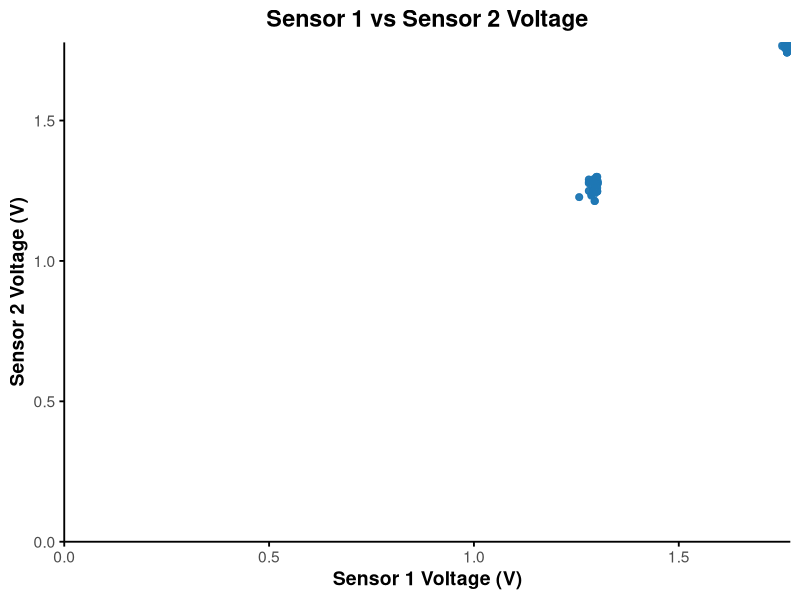
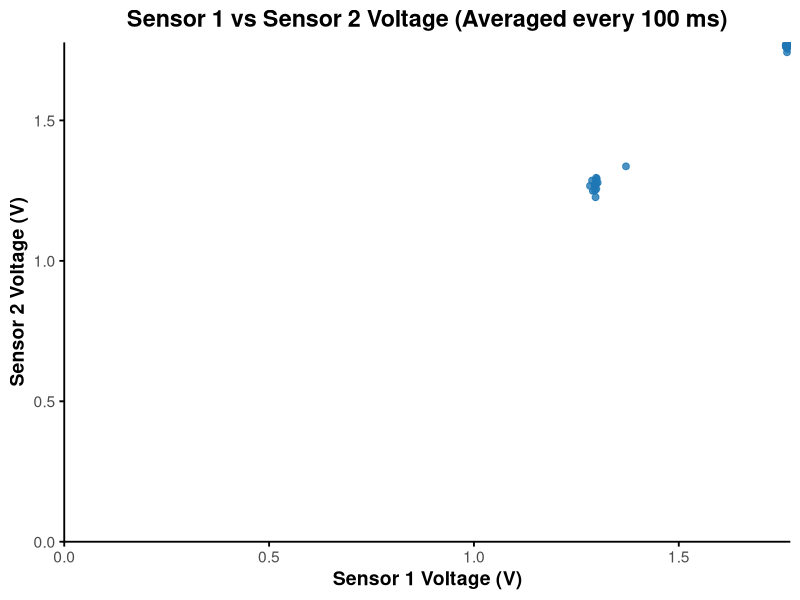
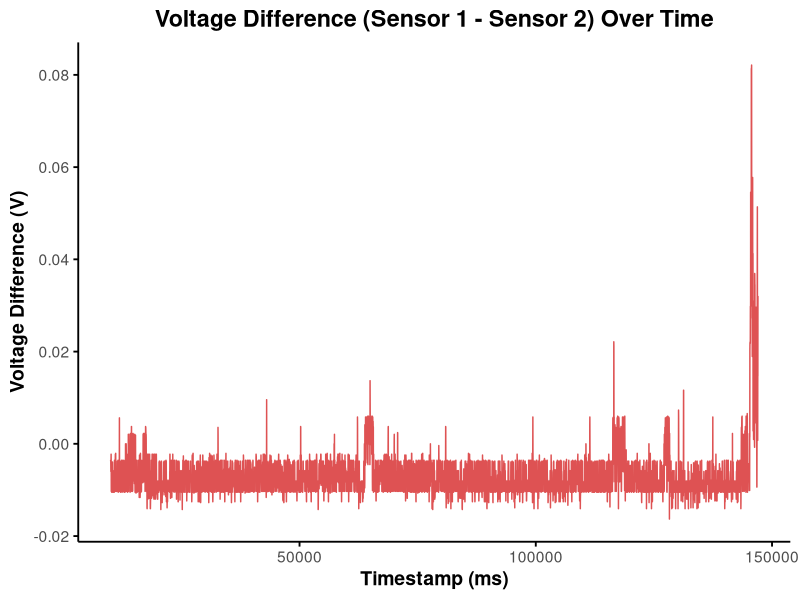

R code for these plots, in order:
## ---- chunk 1
knitr::opts_chunk$set(echo = TRUE)
library(readr)
library(ggplot2)
library(dplyr)
# Read the log file containing time-series sound sensor data.
# Assign column names: timestamp (in milliseconds), sensor1, and sensor2
data <- read_csv("LOG.TXT", col_names = c("timestamp", "sensor1", "sensor2"))

# Filter data to include only entries between 150 ms and 147019 ms
filtered_data <- data[data$timestamp >= 10000 & data$timestamp <= 147019, ]

# Define voltage reference based on ADC gain setting (GAIN_TWOTHIRDS = ±6.144V)
VREF <- 6.144

# Convert raw ADC readings to voltages using:
# Voltage = (raw reading / 32768.0) * VREF
filtered_data$Sensor1_Voltage <- (filtered_data$sensor1 / 32768.0) * VREF
filtered_data$Sensor2_Voltage <- (filtered_data$sensor2 / 32768.0) * VREF

ggplot(filtered_data, aes(x = Sensor1_Voltage, y = Sensor2_Voltage)) +
  geom_point(color = "#1f77b4", size = 2, alpha = 0.8) +
  scale_x_continuous(expand = c(0, 0), limits = c(0, NA)) +
  scale_y_continuous(expand = c(0, 0), limits = c(0, NA)) +
  labs(
    title = "Sensor 1 vs Sensor 2 Voltage",
    x = "Sensor 1 Voltage (V)",
    y = "Sensor 2 Voltage (V)"
  ) +
  theme_minimal(base_size = 14) +
  theme(
    plot.title = element_text(face = "bold", hjust = 0.5),
    axis.title = element_text(face = "bold"),
    panel.grid = element_blank(),
    axis.line = element_line(color = "black"),
    axis.ticks = element_line(color = "black")
  )
# Create a new column grouping timestamps into 100 ms bins
# --------------------------------------------------------
# This line divides each timestamp (in milliseconds) by 100 and uses floor()
# to round down to the nearest whole number. This groups timestamps into
# 100 ms time intervals (e.g., 0–99 ms becomes bin 0, 100–199 ms becomes bin 1, etc.)
filtered_data$time_bin <- floor(filtered_data$timestamp / 100)

# Aggregate: average voltages in each 100 ms bin
# ----------------------------------------------
# This block groups the filtered data by time_bin and calculates the average
# voltage from Sensor 1 and Sensor 2 for each time bin.

avg_data <- filtered_data %>%

  # Group the data by 100 ms bins created above
  # Each group contains all rows where the timestamp falls
  # within the same 100 ms window
  group_by(time_bin) %>%

  # For each group (i.e., each 100 ms time bin), calculate:
  summarise(
    # The mean voltage of Sensor 1, ignoring missing values (NA)
    Sensor1_Voltage = mean(Sensor1_Voltage, na.rm = TRUE),

    # The mean voltage of Sensor 2, ignoring missing values (NA)
    Sensor2_Voltage = mean(Sensor2_Voltage, na.rm = TRUE)
  )

# Note: The result 'avg_data' will contain one row per 100 ms time bin, 
# with the average Sensor1 and Sensor2 voltages for that time window.
# You can later reconstruct actual time (e.g., bin 0 = 0 ms, bin 1 = 100 ms, etc.)
# by multiplying 'time_bin' by 100.


# Plot
ggplot(avg_data, aes(x = Sensor1_Voltage, y = Sensor2_Voltage)) +
  geom_point(color = "#1f77b4", size = 2, alpha = 0.8) +
  scale_x_continuous(expand = c(0, 0), limits = c(0, NA)) +
  scale_y_continuous(expand = c(0, 0), limits = c(0, NA)) +
  labs(
    title = "Sensor 1 vs Sensor 2 Voltage (Averaged every 100 ms)",
    x = "Sensor 1 Voltage (V)",
    y = "Sensor 2 Voltage (V)"
  ) +
  theme_minimal(base_size = 14) +
  theme(
    plot.title = element_text(face = "bold", hjust = 0.5),
    axis.title = element_text(face = "bold"),
    panel.grid = element_blank(),
    axis.line = element_line(color = "black"),
    axis.ticks = element_line(color = "black")
  )

# Plot time series of Sensor1 - Sensor2 voltage difference
filtered_data$Voltage_Difference <- filtered_data$Sensor1_Voltage - filtered_data$Sensor2_Voltage

ggplot(filtered_data, aes(x = timestamp, y = Voltage_Difference)) +
  geom_line(color = "#d62728", alpha = 0.8) +
  labs(
    title = "Voltage Difference (Sensor 1 - Sensor 2) Over Time",
    x = "Timestamp (ms)",
    y = "Voltage Difference (V)"
  ) +
  theme_minimal(base_size = 14) +
  theme(
    plot.title = element_text(face = "bold", hjust = 0.5),
    axis.title = element_text(face = "bold"),
    panel.grid = element_blank(),
    axis.line = element_line(color = "black"),
    axis.ticks = element_line(color = "black")
  )
# Calculate mean and standard deviation in volts for Sensor 1
sensor1_mean <- mean(filtered_data$Sensor1_Voltage, na.rm = TRUE)
sensor1_sd <- sd(filtered_data$Sensor1_Voltage, na.rm = TRUE)

# Calculate mean and standard deviation in volts for Sensor 2
sensor2_mean <- mean(filtered_data$Sensor2_Voltage, na.rm = TRUE)
sensor2_sd <- sd(filtered_data$Sensor2_Voltage, na.rm = TRUE)

# Display summary statistics in volts
cat("Sensor 1 (Volts):\n")
cat("  Mean =", round(sensor1_mean, 4), "V\n")
cat("  Standard Deviation =", round(sensor1_sd, 4), "V\n\n")

cat("Sensor 2 (Volts):\n")
cat("  Mean =", round(sensor2_mean, 4), "V\n")
cat("  Standard Deviation =", round(sensor2_sd, 4), "V\n")

